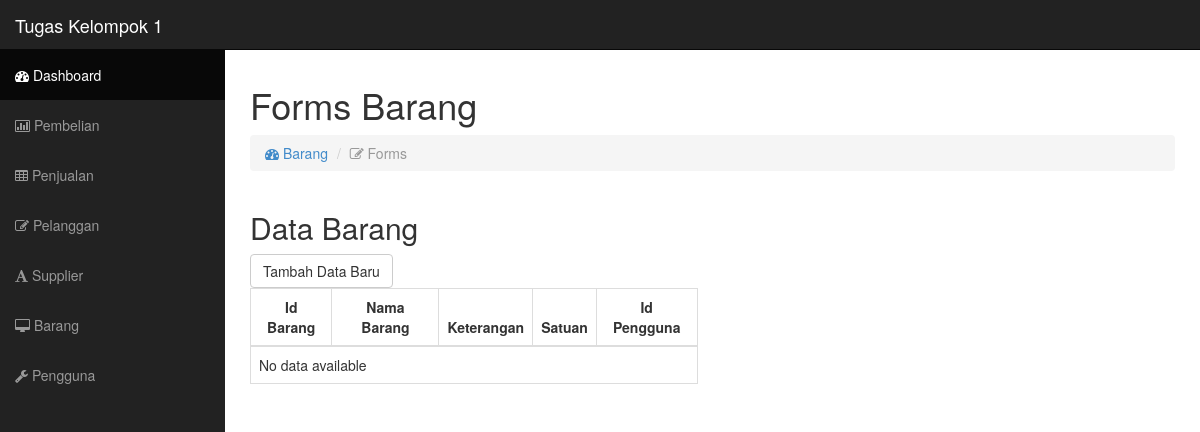
Page /barang.php on the earlier database version.
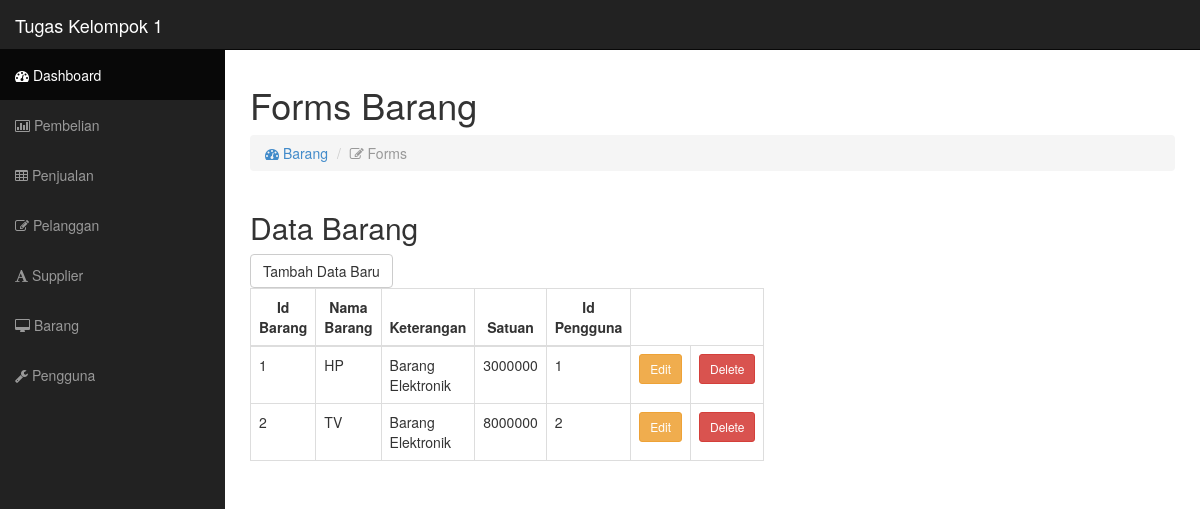
Same page on the later database version.
### tables this page shows
CREATE TABLE `barang` (
  `idbarang` int(11) NOT NULL,
  `namabarang` varchar(255) NOT NULL,
  `keterangan` varchar(255) NOT NULL,
  `satuan` int(11) NOT NULL,
  `idpengguna` int(11) NOT NULL
);

### barang_controller.php (called while the page is built, shortened)
<?php
include "config.php";
function get_data_barang()
{
    global $conn;
    $sql = "SELECT * FROM barang";
    $result = $conn->query($sql);
    return $result;
}
?>

### barang.php (the view, shortened to what this page needs)
<?php
include "config.php";
require_once 'barang_controller.php';
?>
<!DOCTYPE html>
<html lang="en">
<head>
  <link href="css/bootstrap.css" rel="stylesheet">
  <link href="css/sb-admin.css" rel="stylesheet">
  <link rel="stylesheet" href="font-awesome/css/font-awesome.min.css">
</head>
<body>
  <div id="wrapper">
    <nav class="navbar navbar-inverse navbar-fixed-top" role="navigation">
      <div class="navbar-header">
        <a class="navbar-brand" href="index.php">Tugas Kelompok 1</a>
      </div>
      <div class="collapse navbar-collapse navbar-ex1-collapse">
        <ul class="nav navbar-nav side-nav">
          <li class="active"><a href="index.php"><i class="fa fa-dashboard"></i> Dashboard</a></li>
          <li><a href="pembelian.php"><i class="fa fa-bar-chart-o"></i> Pembelian</a></li>
          <li><a href="penjualan.php"><i class="fa fa-table"></i> Penjualan</a></li>
          <li><a href="pelanggan.php"><i class="fa fa-edit"></i> Pelanggan</a></li>
          <li><a href="supplier.php"><i class="fa fa-font"></i> Supplier</a></li>
          <li><a href="barang.php"><i class="fa fa-desktop"></i> Barang</a></li>
          <li><a href="pengguna.php"><i class="fa fa-wrench"></i> Pengguna</a></li>
      </div>
    </nav>
    <div id="page-wrapper">
      <div class="row">
        <div class="col-lg-12">
          <h1>Forms Barang</h1>
          <ol class="breadcrumb">
            <li><a href="index.html"><i class="fa fa-dashboard"></i> Barang</a></li>
            <li class="active"><i class="fa fa-edit"></i> Forms</li>
          </ol>
        </div>
        <div class="col-lg-6">
          <h2>Data Barang</h2>
          <div class="table-responsive">
            <button type="button" class="btn btn-default" id="btnTambahData">Tambah Data Baru</button>
            <table class="table table-bordered table-hover tablesorter" id="tableDataPelanggan">
              <thead>
                <tr>
                  <th class="text-center">Id Barang</th>
                  <th class="text-center">Nama Barang</th>
                  <th class="text-center">Keterangan</th>
                  <th class="text-center">Satuan</th>
                  <th class="text-center">Id Pengguna</th>
                </tr>
              </thead>
              <tbody>
                <?php
                $barangData = get_data_barang();
                if ($barangData->num_rows > 0) {
                  while ($row = $barangData->fetch_assoc()) {
                    echo "<tr>";
                    echo "<td>" . $row["idbarang"] . "</td>";
                    echo "<td>" . $row["namabarang"] . "</td>";
                    echo "<td>" . $row["keterangan"] . "</td>";
                    echo "<td>" . $row["satuan"] . "</td>";
                    echo "<td>" . $row["idpengguna"] . "</td>";
                    echo "<td><a class='btn btn-warning btn-sm' onclick='showEditForm(" . $row["idbarang"] . ")'>Edit</a></td>";
                    echo "<td><a href='barang_controller.php?delete_id=" . $row["idbarang"] . "' class='btn btn-danger btn-sm' name='delete' onclick='return confirm(\"Are you sure you want to delete this record?\");'>Delete</a></td>";
                    echo "</tr>";
                  }
                } else {
                  echo "<tr><td colspan='6'>No data available</td></tr>";
                }
                ?>
              </tbody>
            </table>
          </div>
          <div class="col-lg-6">
          </div>
        </div>
      </div>
    </div>
  </div>
</body>
</html>

Differences in the rows shown:
added barang: idbarang "1", namabarang "HP", keterangan "Barang Elektronik", satuan "3000000", idpengguna "1"
added barang: idbarang "2", namabarang "TV", keterangan "Barang Elektronik", satuan "8000000", idpengguna "2"
Other differences:
text no longer shown: "No data available"
